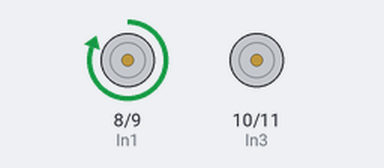
The sketch below on a simulated Arduino Uno, built with avr-gcc and run on an emulated ATmega328P. On the bench: motor-driver pin pairs drawn as motors (green arrow = first pin HIGH = forward, orange = second pin HIGH = backward, longer = more drive, scaled by the enable pin).

Above: at 0.5 s.
At 4.5 s:
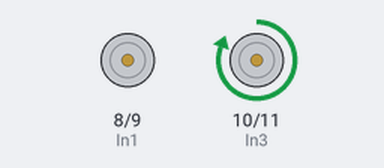
At 7.5 s:
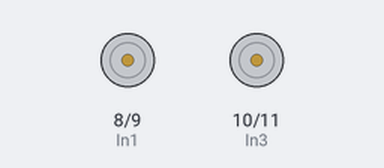
At 14.5 s:
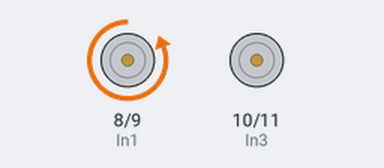
Timing chart, 0 to 15.6 s (numbered marks = the images above):
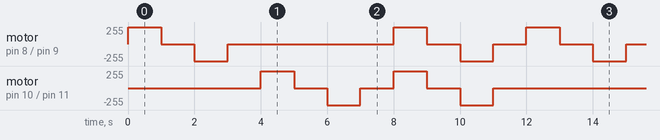

Measured:
- by itself, motor on pin 8 (In1) / pin 9 (In2): repeats every 12.0 s: stopped 1.0 s, backward 255/255 1.0 s, stopped 5.0 s, forward 255/255 1.0 s, stopped 1.0 s, backward 255/255 1.0 s, stopped 1.0 s, forward 255/255 1.0 s
- by itself, motor on pin 10 (In3) / pin 11 (In4): repeats every 12.0 s: stopped 1.0 s, backward 255/255 1.0 s, stopped 1.0 s, forward 255/255 1.0 s, stopped 1.0 s, backward 255/255 1.0 s, stopped 5.0 s, forward 255/255 1.0 s

The sketch:

L298_motor_driver_and_DC_motor.ino
```cpp
int const In1=8;
int const In2=9;
int const In3=10;
int const In4=11;
int const EnA=3;
int const EnB=5;
int const Speed=255;

void setup() {

  pinMode(In1,OUTPUT);
  pinMode(In2,OUTPUT);
  pinMode(In3,OUTPUT);
  pinMode(In4,OUTPUT);
  pinMode(EnA,OUTPUT);
  pinMode(EnB,OUTPUT);

}

void loop() {
  ForwardA(Speed);
  delay(1000);
  StopA();
  delay(1000);
  BackwardA(Speed);
  delay(1000);
  StopA();
  delay(1000);

  ForwardB(Speed);
  delay(1000);
  StopB();
  delay(1000);
  BackwardB(Speed);
  delay(1000);
  StopB();
  delay(1000);

  ForwardA(Speed);
  ForwardB(Speed);
  delay(1000);
  StopA();
  StopB();
  delay(1000);
  BackwardA(Speed);
  BackwardB(Speed);
  delay(1000);
  StopA();
  StopB();
  delay(1000);


}


void ForwardA(int s)
{
  digitalWrite(In1,HIGH);
  digitalWrite(In2,LOW);
  analogWrite(EnA,s);
}
void BackwardA(int s)
{
  digitalWrite(In1,LOW);
  digitalWrite(In2,HIGH);
  analogWrite(EnA,s);
}
void StopA()
{
  analogWrite(EnA,0);
}
void ForwardB(int s)
{
  digitalWrite(In3,HIGH);
  digitalWrite(In4,LOW);
  analogWrite(EnB,s);
}
void BackwardB(int s)
{
  digitalWrite(In3,LOW);
  digitalWrite(In4,HIGH);
  analogWrite(EnB,s);
}
void StopB()
{
  analogWrite(EnB,0);
}
```
